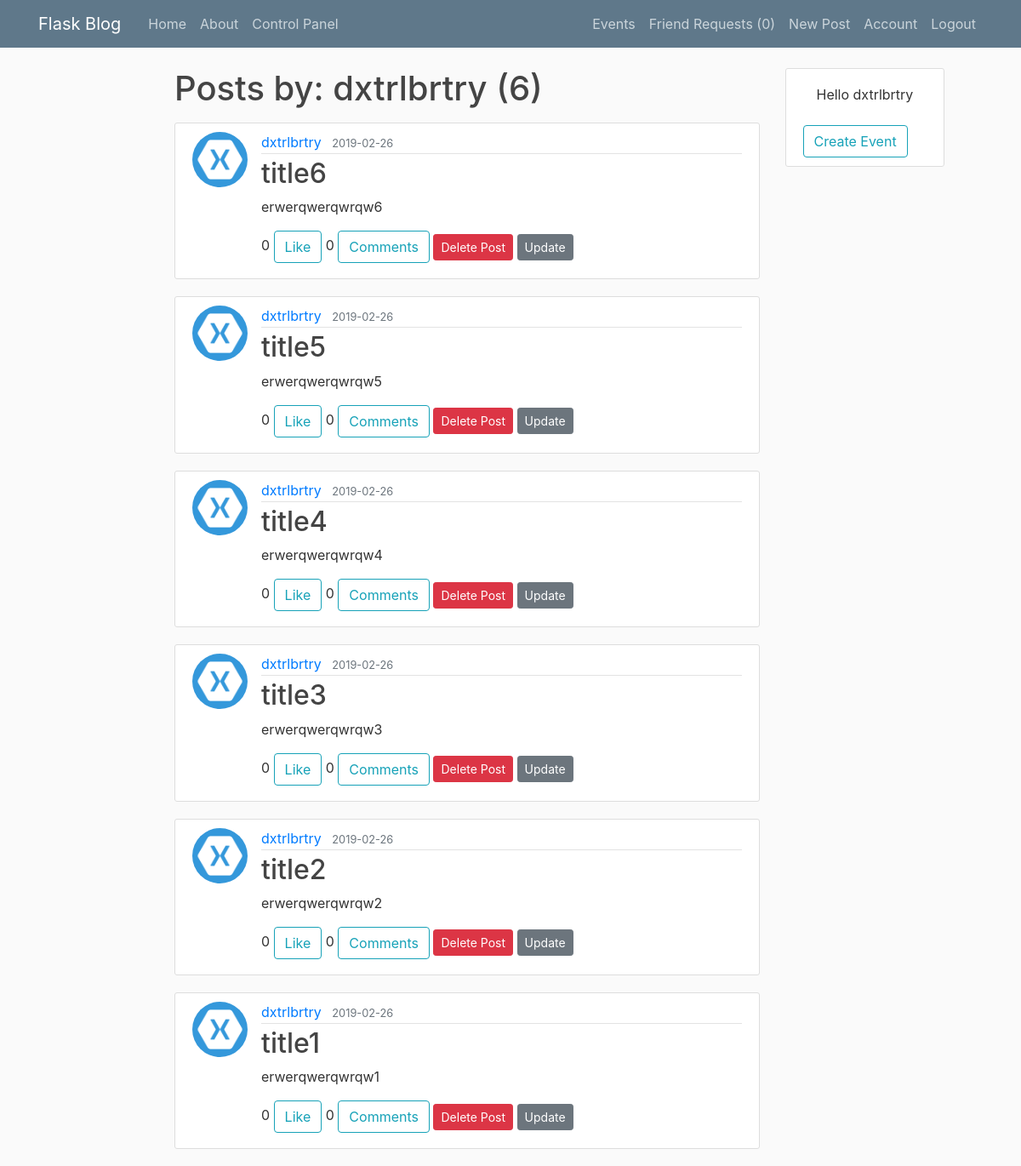
Before: /post/dxtrlbrtry/ (signed in) with the older database file.
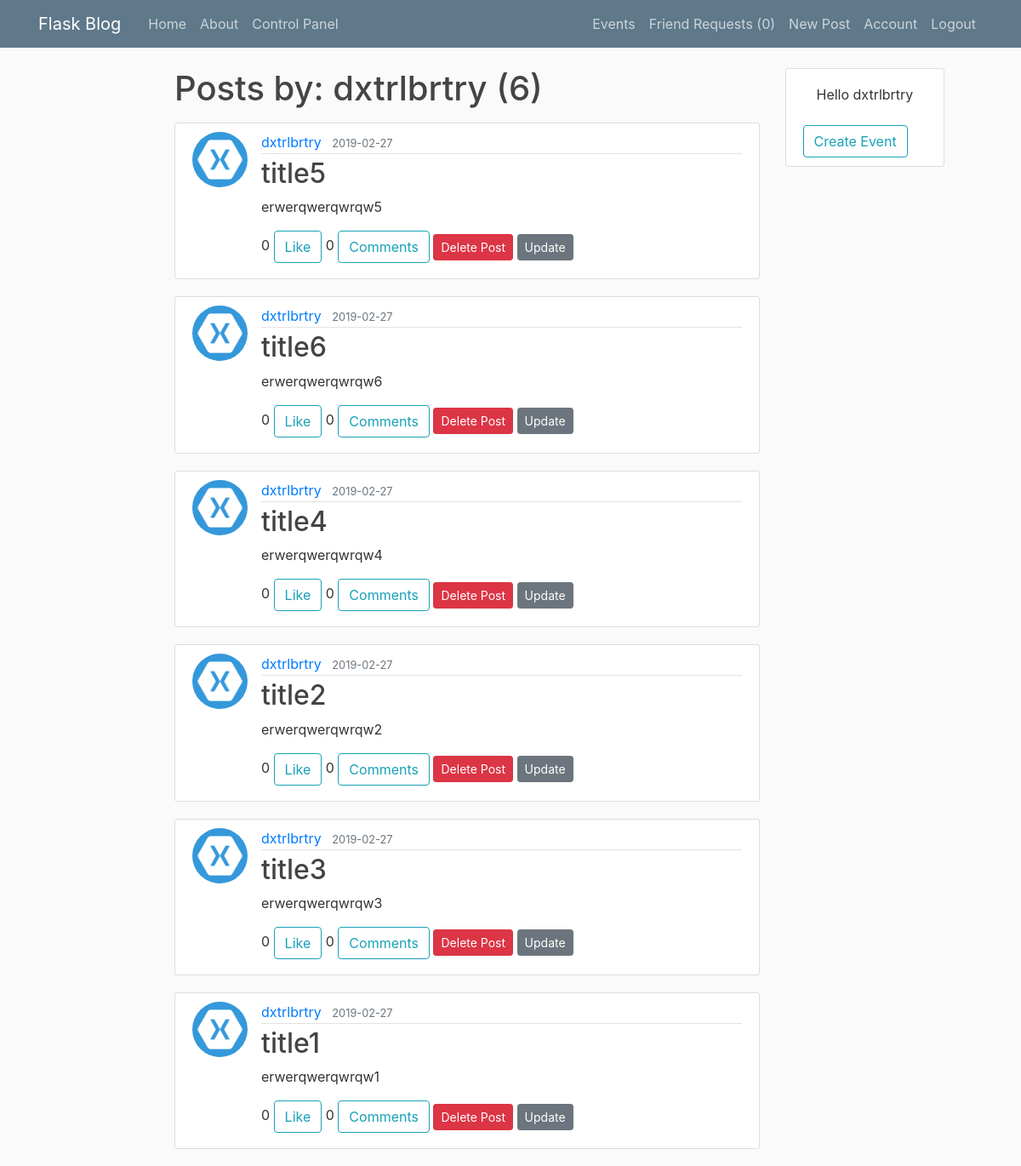
After: the same page with the newer database file.
### flaskwebapp/models.py (models this page shows, shortened)
class User(db.Model, UserMixin):
    id = db.Column(db.Integer, primary_key=True)
    username = db.Column(db.String(20), unique=True, nullable=False)
    email = db.Column(db.String(120), unique=True, nullable=False)
    image_file = db.Column(db.String(20), nullable=False, default='default.jpg')
    password = db.Column(db.String(60), nullable=False)
    access = db.Column(db.String(10), nullable=False, default='user')
    posts = db.relationship('Post', backref='author', lazy='dynamic')
    comments = db.relationship('Comment', backref='author', lazy='dynamic')
    likes = db.relationship('Post', secondary=likes, backref='liked_by', lazy='dynamic')
    event_requests = db.relationship('User',
                               secondary=event_requests,
                               primaryjoin=(event_requests.c.user_id == id),
                               secondaryjoin=(event_requests.c.requester_id == id),
                               backref='event_request_from',
                               lazy='dynamic')
    requests = db.relationship('User',
                               secondary=friend_requests,
                               primaryjoin=(friend_requests.c.user_id == id),
                               secondaryjoin=(friend_requests.c.friend_id == id),
                               backref='request_of',
                               lazy='dynamic')
    friends = db.relationship('User',
                              secondary=friend,
                              primaryjoin=(friend.c.user_id == id),
                              secondaryjoin=(friend.c.friend_id == id),
                              backref='friend_of',
                              lazy='dynamic')

class Post(db.Model):
    id = db.Column(db.Integer, primary_key=True)
    title = db.Column(db.String(100), nullable=False)
    date_posted = db.Column(db.DateTime, nullable=False, default=datetime.utcnow)
    content = db.Column(db.Text, nullable=True)
    image_file = db.Column(db.String(20), nullable=True)
    comments = db.relationship('Comment', backref='comment_on', lazy='dynamic')
    user_id = db.Column(db.Integer, db.ForeignKey('user.id'), nullable=False)

### flaskwebapp/posts/routes.py (the view)
@posts.route('/post/<string:username>/', methods=['GET'])
@login_required
def user_posts(username):
    user = User.query.filter_by(username=username).first_or_404()
    posts = Post.query.filter_by(author=user).order_by(Post.date_posted.desc())
    return render_template('user_posts.html', posts=posts, user=user)

### flaskwebapp/models.py (called while the page is built)
@login_manager.user_loader
def load_user(user_id):
    return User.query.get(int(user_id))

### flaskwebapp/templates/user_posts.html (shortened to what this page needs)
{% extends 'layout.html' %}
{% from 'macros/macros.html' import render_post with context %}
{% block content %}
<h1 class="mb-3">Posts by: {{ user.username }} ({{ posts.count() }})</h1>
{% for post in posts %}
    {{ render_post(post) }}
{% endfor %}
{% endblock content %}

### flaskwebapp/templates/layout.html (shortened to what this page needs)
<!DOCTYPE html>
<html lang="en">
<head>
    <link rel="stylesheet" type="text/css" href="{{ url_for('static', filename='bootstrap.css') }}">
    <link rel="stylesheet" type="text/css" href="{{ url_for('static', filename='main.css') }}">
</head>
<body>
<header class="site-header">
    <nav class="navbar navbar-expand-md navbar-dark bg-steel fixed-top">
        <div class="container">
            <a class="navbar-brand mr-4" href="/">Flask Blog</a>
            <div class="collapse navbar-collapse" id="navbarToggle">
                <div class="navbar-nav mr-auto">
                    {% if current_user.is_authenticated %}
                        <a class="nav-item nav-link" href="{{ url_for('main.home') }}">Home</a>
                        <a class="nav-item nav-link" href="{{ url_for('main.about') }}">About</a>
                    {% if current_user.access == 'admin' %}
                        <a class="nav-item nav-link" href="{{ url_for('admin.control_panel') }}">Control Panel</a>
                    {% endif %}
                    {% endif %}
                </div>
                <div class="navbar-nav">
                    {% if current_user.is_authenticated %}
                        <a class="nav-item nav-link" href="{{ url_for('events.events_list') }}">Events</a>
                        <a class="nav-item nav-link" href="{{ url_for('users.requests') }}">Friend Requests ({{ current_user.requests.count() }})</a>
                        <a class="nav-item nav-link" href="{{ url_for('posts.new_post') }}">New Post</a>
                        <a class="nav-item nav-link" href="{{ url_for('users.account') }}">Account</a>
                        <a class="nav-item nav-link" href="{{ url_for('users.logout') }}">Logout</a>
                    {% else %}
                        <a class="nav-item nav-link" href="{{ url_for('users.login') }}">Login</a>
                        <a class="nav-item nav-link" href="{{ url_for('users.register') }}">Register</a>
                    {% endif %}
                </div>
            </div>
        </div>
    </nav>
</header>
<main role="main">
    <div class="row">
        <div class="col-md-2"></div>
        <div class="col-md-7">
            <div style="overflow-y: scroll">
                {% block content %}
                {% endblock content %}
            </div>
        </div>
        <div class="col-md-3">
            <div class="content-section right-panel">
                {% if current_user.is_authenticated %}
                    <p class="nav-item nav-link">Hello {{ current_user.username }}</p>
                    <a class="btn btn-outline-info" href="{{ url_for('events.create_event') }}">Create Event</a>
                {% endif %}
            </div>
        </div>
    </div>
</main>
</body>
</html>

### flaskwebapp/templates/macros/macros.html (shortened to what this page needs)
{% macro render_modal(text, title, action, method, button_style) %}
<button class="btn btn-{{ button_style }} btn-sm" data-toggle="modal" data-target="#modal">{{ text }}</button>
{% endmacro %}
{% macro render_post(post, add_comment=True) %}
<article class="media content-section">
  <img class="rounded-circle article-img"
       src="{{ url_for('static', filename='profile_pics/' + post.author.image_file) }}">
  <div class="media-body">
    <div class="article-metadata">
      <a class="mr-2" href="{{ url_for('posts.user_posts', username=post.author.username) }}">{{ post.author.username
        }}</a>
      <small class="text-muted">{{ post.date_posted.strftime('%Y-%m-%d') }}</small>
    </div>
    <h2><a class="article-title" href="{{ url_for('posts.post', post_id=post.id) }}">{{ post.title }}</a></h2>
    <p class="article-content">{{ post.content }}</p>
    <div class="media-footer mt-3 mb-2 expand-md">
      <span id="likesCount{{ post.id }}">{{ post.liked_by|count }}</span>
      <button class="btn btn-outline-info btn-like" post_id="{{ post.id }}"
              onclick="{{ url_for('posts.like_post', post_id=post.id) }}">
        {% if current_user not in post.liked_by %}
          Like
        {% else %}
          Unlike
        {% endif %}
      </button>
      <span id="commentsCount{{ post.id }}">{{ post.comments.count() }}</span>
      <button class="btn btn-outline-info btn-comment mr-auto" post_id="{{ post.id }}">Comments</button>
      {% if post.author == current_user %}
        {{ render_modal('Delete Post', 'Are you sure you want to delete this post?', url_for('posts.delete_post', post_id=post.id), 'POST', 'danger') }}
        <a class="btn btn-secondary btn-sm" href="{{ url_for('posts.update_post', post_id=post.id) }}">Update</a>
      {% endif %}
    </div>
  </div>
</article>
{% endmacro %}

### flaskwebapp/static/main.css (style rules this page uses)
body { background: #fafafa; color: #333333; margin-top: 5rem; }
h1, h2, h3, h4, h5, h6 { color: #444444; }
.right-panel { position: fixed; z-index: 1; overflow-x: hidden; padding-top: 20px; }
.bg-steel { background-color: #5f788a; }
.site-header .navbar-nav .nav-link { color: #cbd5db; }
.content-section { background: #ffffff; padding: 10px 20px; border: 1px solid #dddddd; border-radius: 3px; margin-bottom: 20px; }
.article-title { color: #444444; }
.article-content { white-space: line-wrap }
.article-img { height: 65px; width: 65px; margin-right: 16px; }
.article-metadata { padding-bottom: 1px; margin-bottom: 4px; border-bottom: 1px solid #e3e3e3 }

Changed rows visible on the page:
changed Post "title5": date_posted "2019-02-26" → "2019-02-27"; moves up the list
changed Post "title6": date_posted "2019-02-26" → "2019-02-27"
changed Post "title4": date_posted "2019-02-26" → "2019-02-27"
changed Post "title2": date_posted "2019-02-26" → "2019-02-27"; moves up the list
changed Post "title3": date_posted "2019-02-26" → "2019-02-27"
changed Post "title1": date_posted "2019-02-26" → "2019-02-27"
